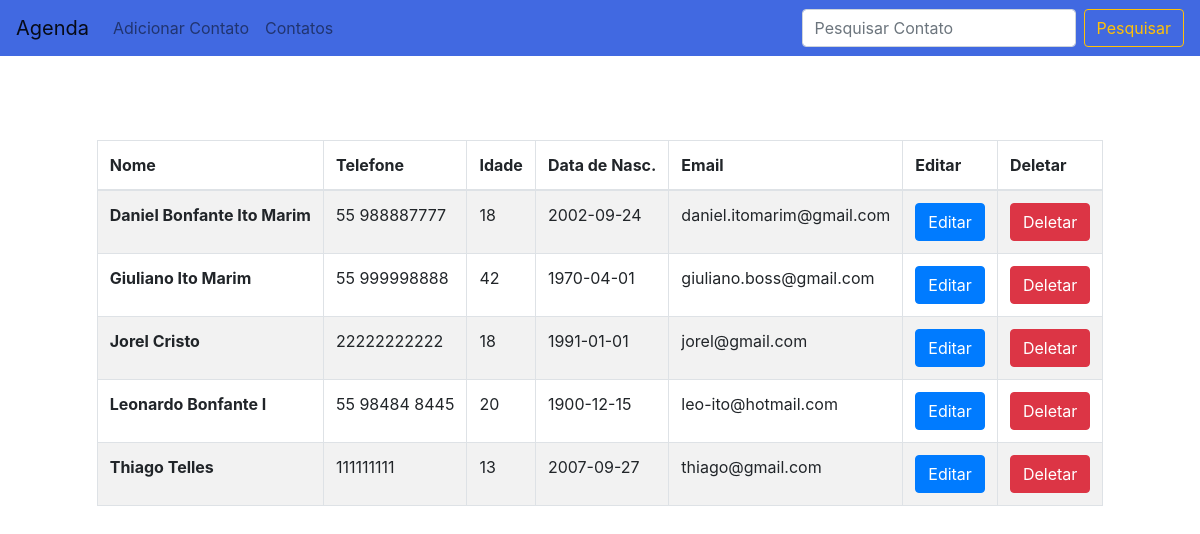
/Agenda/index.php, run on the app's committed database.
### tables this page shows
CREATE TABLE IF NOT EXISTS `contatos` (
  `id_contato` int(11) NOT NULL AUTO_INCREMENT,
  `nome` varchar(100) NOT NULL,
  `telefone` varchar(50) NOT NULL,
  `idade` int(11) NOT NULL,
  `datanasc` date NOT NULL,
  `email` varchar(100) NOT NULL,
  PRIMARY KEY (`id_contato`)
);

### Agenda/paginas/contatos/contatos.php (the view)
<div class="container">
<div class="table-responsive-xl">
<table class="table table-bordered table-striped table-hover">
 <thead>
     <tr>
        <th scope>Nome</th>
        <th scope>Telefone</th>
        <th scope>Idade</th>
        <th scope>Data de Nasc.</th>
        <th scope>Email</th>
        <th scope>Editar</th>
        <th scope>Deletar</th>
     </tr>
 </thead>
       <tbody>
<?php
$txt_pesquisa = (isset($_POST["txt_pesquisa"]))?$_POST["txt_pesquisa"]:"";
$sql = "SELECT * FROM contatos
 WHERE
 id_contato='{$txt_pesquisa}' or
 nome LIKE '%{$txt_pesquisa}%'
 ORDER BY nome ASC
 ";
$rs = mysqli_query($conexao,$sql) or die("Erro ao concultar a tabela " . mysqli_error($conexao));
while($dados = mysqli_fetch_assoc($rs)){
?>
       <tr>
           <th scope="row"><?=$dados["nome"] ?></td>
           <td><?=$dados["telefone"] ?></td>
           <td><?=$dados["idade"] ?></td>
           <td><?=$dados["datanasc"] ?></td>
           <td><?=$dados["email"] ?></td>
           <td><a href="index.php?menuop=editcont&id_contato=<?=$dados["id_contato"]?>"><button class="btn btn-primary my-2 my-sm-0">Editar</button></a></td>
           <td><a href="index.php?menuop=dletcont&id_contato=<?=$dados["id_contato"]?>"><button class="btn btn-danger my-2 my-sm-0">Deletar</button></a></td>
       </tr>
       <?php
}
?>
     </tbody>
</table>
</div>
</div>

### Agenda/index.php (shortened to what this page needs)
<?php
 include("db/conexao.php");
 ?>
<!DOCTYPE html>
<html lang="en">
<head>
    <link rel="stylesheet" href="https://maxcdn.bootstrapcdn.com/bootstrap/4.0.0/css/bootstrap.min.css">
    <link rel="stylesheet" href="https://stackpath.bootstrapcdn.com/bootstrap/4.1.3/css/bootstrap.min.css">
    <link rel="stylesheet" href="css/estilo.css">
    <link href="css/bootstrap.min.css" rel="stylesheet">
</head>
<body>
<br><br> <br><br> <br><br>
<nav class="navbar navbar-expand-lg fixed-top navbar-light bg-light" style="background-color: #4169e1 !important">
    <a class="navbar-brand" href="index.php">Agenda</a>
    <div class="collapse navbar-collapse" id="navbarSupportedContent">
      <ul class="navbar-nav mr-auto">
      <li class="nav-item">
        <a class="nav-link" href="index.php?menuop=addcont">Adicionar Contato</a>
      </li>
      <li class="nav-item">
        <a class="nav-link" href="index.php?menuop=contatos">Contatos</a>
      </li>
        </ul>
            <form action="index.php?menuop=contatos" method="post" class="form-inline my-2 my-lg-0">
      <input class="form-control mr-sm-2" type="search" placeholder="Pesquisar Contato" name="txt_pesquisa" aria-label="Search">
      <button class="btn btn-outline-warning my-2 my-sm-0" type="submit">Pesquisar</button>
    </form>
    </div>
  </nav>
<div class="container">
      <main>
          <?php
               $menuop =(isset($_GET["menuop"]))?$_GET["menuop"]:"contatos";
               switch ($menuop) {
                 case 'contatos':
                    include ("paginas/contatos/contatos.php");
                   break;
               }
          ?>
      </main>
</div>
</body>
</html>

### Agenda/css/estilo.css (style rules this page uses)
.container { width: auto; height: auto; display: flex; flex-direction: row; justify-content: center; align-items: center; margin-top: 50px !important; }
body { height: auto; display: -ms-flexbox; display: flex; -ms-flex-align: center; align-items: center; padding-top: 40px; padding-bottom: 40px; background-color: #f5f5f5; }

### data on the page
contatos: nome "Daniel Bonfante Ito Marim", telefone "55 988887777", idade "18", datanasc "2002-09-24", email "daniel.itomarim@gmail.com"
contatos: nome "Giuliano Ito Marim", telefone "55 999998888", idade "42", datanasc "1970-04-01", email "giuliano.boss@gmail.com"
contatos: nome "Jorel Cristo", telefone "22222222222", idade "18", datanasc "1991-01-01", email "jorel@gmail.com"
contatos: nome "Leonardo Bonfante I", telefone "55 98484 8445", idade "20", datanasc "1900-12-15", email "leo-ito@hotmail.com"
contatos: nome "Thiago Telles", telefone "111111111", idade "13", datanasc "2007-09-27", email "thiago@gmail.com"
